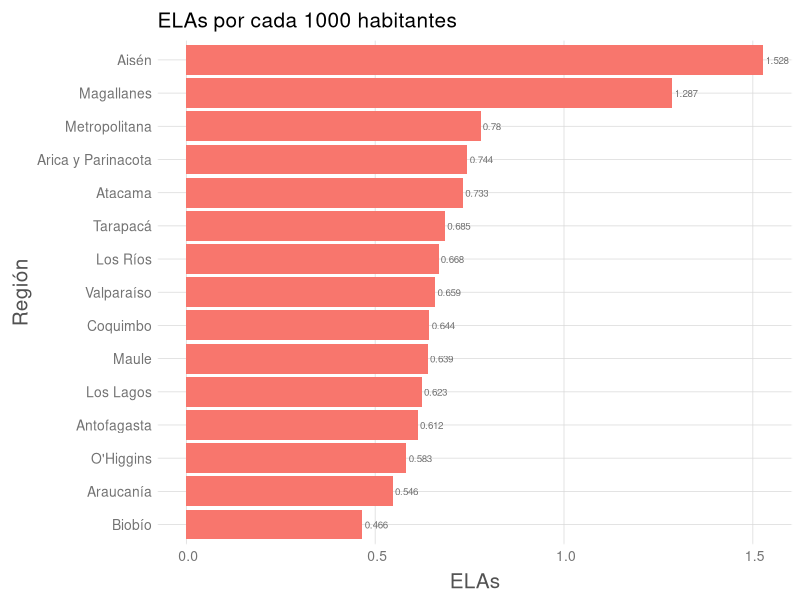
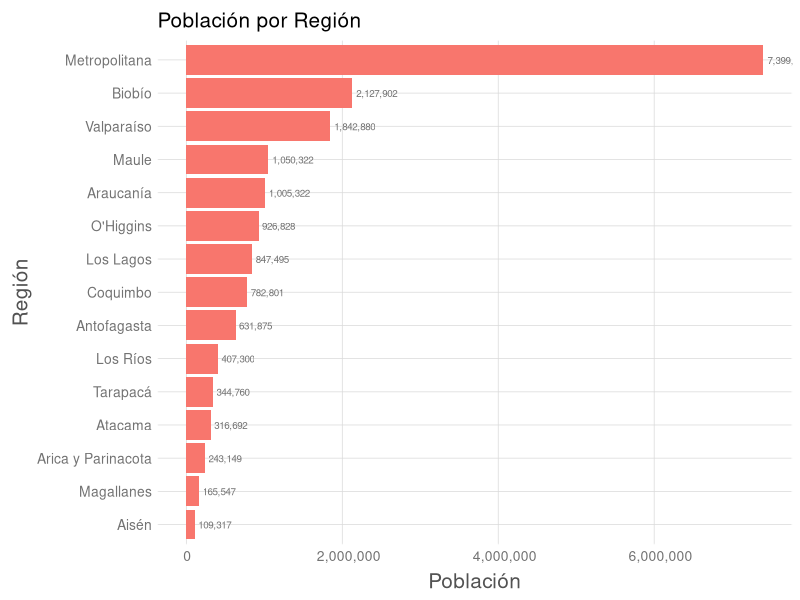
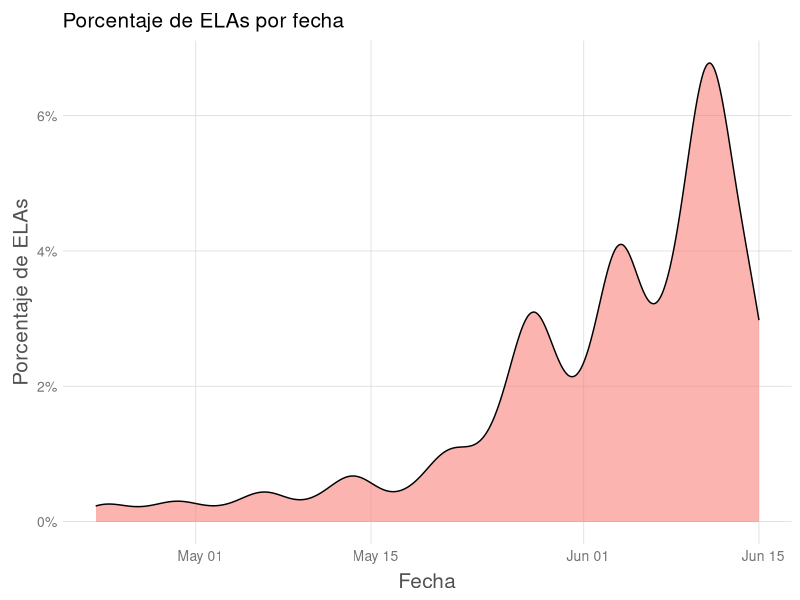
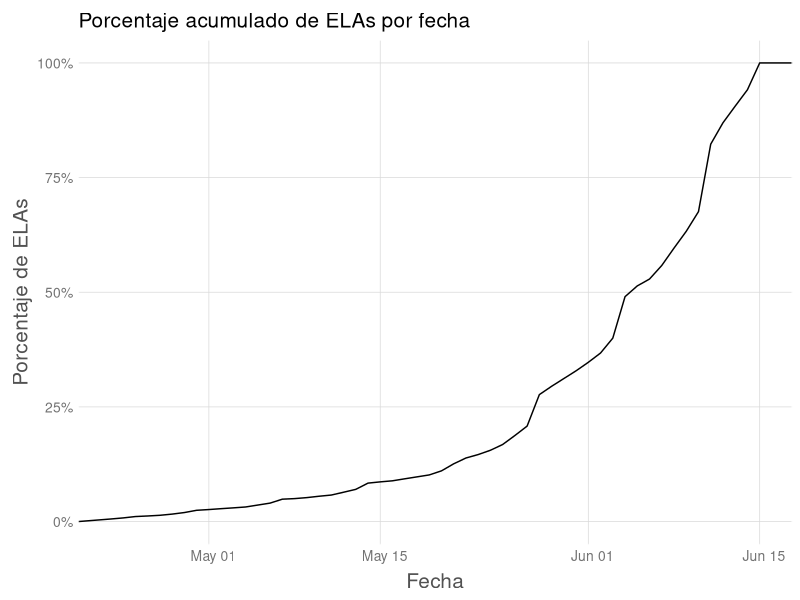
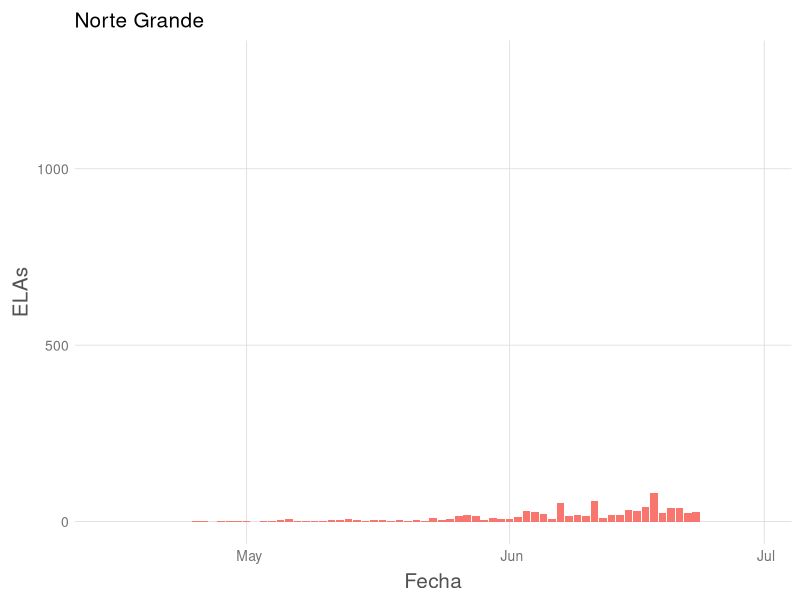
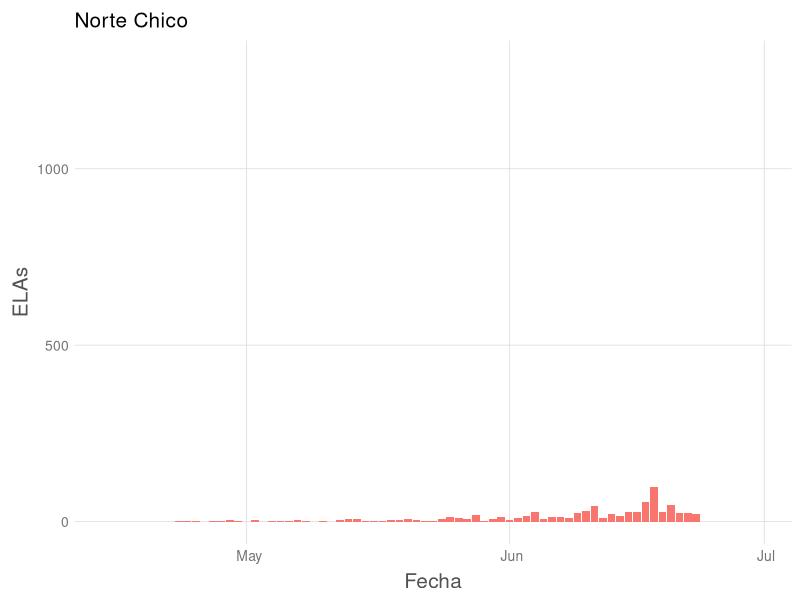
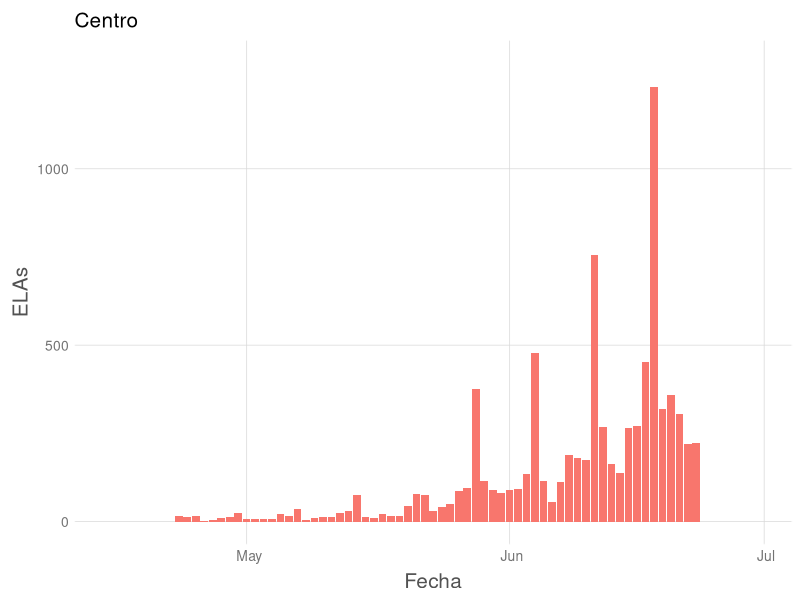
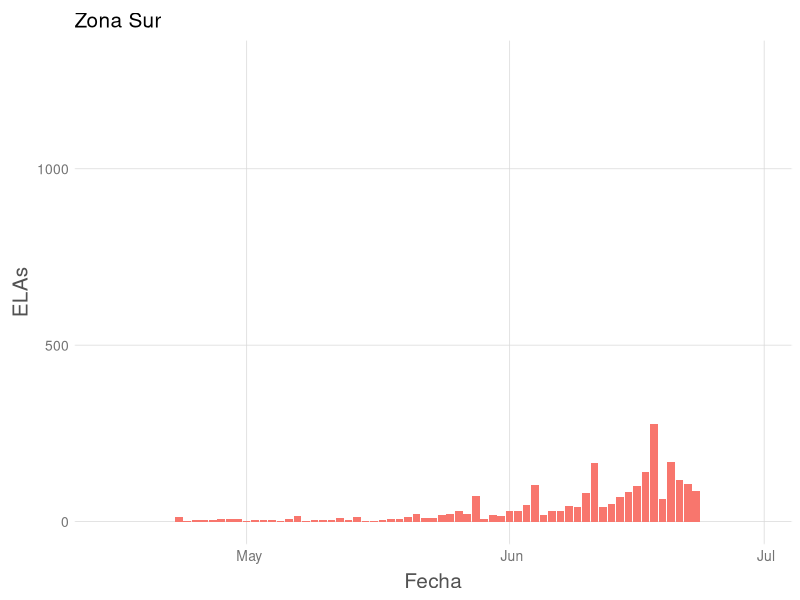

Recreate these plots in R, in order.
library(RColorBrewer)
library(data.table)
library(ggplot2)
library(scales)
library(tidyr)
library(dplyr)

fte_theme <- function() {
  
  # Generate the colors for the chart procedurally with RColorBrewer
  palette <- brewer.pal("Greys", n=9)
  color.background = palette[1]
  color.grid.major = palette[3]
  color.axis.text = palette[6]
  color.axis.title = palette[7]
  color.title = palette[9]
  
  # Begin construction of chart
  theme_bw(base_size=9) +
    
    # Set the entire chart region to a light gray color
    theme(panel.background=element_rect(fill=color.background, color=color.background)) +
    theme(plot.background=element_rect(fill=color.background, color=color.background)) +
    theme(panel.border=element_rect(color=color.background)) +
    
    # Format the grid
    theme(panel.grid.major=element_line(color=color.grid.major,size=.25)) +
    theme(panel.grid.minor=element_blank()) +
    theme(axis.ticks=element_blank()) +
    
    # Format the legend, but hide by default
    theme(legend.position="none") +
    theme(legend.background = element_rect(fill=color.background)) +
    theme(legend.text = element_text(size=7,color=color.axis.title)) +
    
    # Set title and axis labels, and format these and tick marks
    theme(plot.title=element_text(color=color.title, size=15, vjust=1.25)) +
    theme(axis.text.x=element_text(size=10,color=color.axis.text, angle=0, hjust=0.4)) +
    theme(axis.text.y=element_text(size=10,color=color.axis.text)) +
    theme(axis.title.x=element_text(size=15,color=color.axis.title, vjust=0)) +
    theme(axis.title.y=element_text(size=15,color=color.axis.title, vjust=1.25)) +
    
    # Plot margins
    theme(plot.margin = unit(c(0.35, 0.2, 0.3, 0.35), "cm"))
}

palette <- brewer.pal("Greys", n=9)
redon <- function(x) as.character(round(x, 3))

# zonas de chile
norte_grande <- c(1, 2, 15)
norte_chico <- c(3, 4)
centro <- c(5, 6, 7, 13)
sur <- c(8, 9, 10, 14)
austral <- c(11, 12)

map_zona <- function(x) {
  if(x %in% norte_grande) {
    return("Norte Grande")
  } else if(x %in% norte_chico) {
    return("Norte Chico")
  } else if(x %in% centro) {
    return("Centro")  
  } else if(x %in% sur) {
    return("Zona Sur")
  } else if(x %in% austral) {
    return("Zona Austral") 
  } else {
    return("Extranjero")
  }
}

map_zonas <- function(x) factor(sapply(x, map_zona))

setwd('~/EL/datos/')

# todos los datos
raw <- fread('ELAs 20160616-00_30 - Raw.csv')

# por comuna
comunas <- fread('ELAs 20160616-00_30 - Comunas.csv')

# por region y poblacion
poblacion <- fread('ELAs 20160616-00_30 - Estaticos-Regiones.csv')
por_region <- read.csv('ELAs 20160616-00_30 - ELAs-por-Region.csv', sep = ",")
por_region <- data.table(por_region)

por_region <- por_region[, .(numero, ELAsPorRegion)]
poblacion <- poblacion[, .(numero, Nombre, Poblacion)]
  
regionales <- merge(por_region, poblacion, by = "numero")
regionales <- na.omit(regionales)

# por fecha y ubicacion
por_region_fecha <- fread('ELAs 20160616-00_30 - ELAs-Regiones-Dias.csv')
por_region_fecha[, Region:=NULL]
por_region_fecha[, CHECK:=NULL]

por_region_fecha <- por_region_fecha %>%
  gather(Fecha, ELAs, -1) %>%
  mutate(Fecha = as.Date(Fecha, "%Y/%m/%d")) %>%
  left_join(poblacion, "numero") %>%
  mutate(zona = map_zonas(numero),
         numero = factor(numero))

por_region_fecha <- data.table(por_region_fecha)


##### Graficos

# ELAs por cada 1000 habitantes
ggplot(regionales, aes(x=reorder(Nombre, ELAsPorRegion/Poblacion), 
                       y=ELAsPorRegion/Poblacion * 1000, 
                       fill="red",
                       label=redon(ELAsPorRegion/Poblacion * 1000))) + 
  geom_bar(stat="identity") +
  geom_text(size=2.5, hjust=-.1, color=palette[6]) +
  coord_flip() + 
  ylab("ELAs") +
  xlab("Región") +
  ggtitle("ELAs por cada 1000 habitantes") +
  scale_y_continuous(labels=comma) +
  fte_theme()

# Poblacion por Region
ggplot(regionales, aes(x=reorder(Nombre, Poblacion), 
                       y=Poblacion, 
                       fill="blue",
                       label=comma(Poblacion))) + 
  geom_bar(stat="identity") +
  geom_text(size=2.5, hjust=-.1, color=palette[6]) +
  coord_flip() + 
  ylab("Población") +
  xlab("Región") +
  ggtitle("Población por Región") +
  scale_y_continuous(labels=comma) +
  fte_theme()


# Densidad de ELAs por fecha
raw$Date <- as.Date(raw$Fecha, "%d-%m-%y")
raw_dates <- raw[Date > "2016-01-01" & Date < "2016-06-16"]
ggplot(raw_dates, aes(x=Date, fill="red", alpha=0.5)) + 
  geom_density() + 
  fte_theme() +
  scale_y_continuous(labels=scales::percent) +
  xlab("Fecha") +
  ylab("Porcentaje de ELAs") +
  ggtitle("Porcentaje de ELAs por fecha")

# Acumulado por fecha
ggplot(raw_dates, aes(x=Date)) + 
  stat_ecdf(geom="line") + 
  fte_theme() +
  scale_y_continuous(labels=scales::percent) +
  xlab("Fecha") +
  ylab("Porcentaje de ELAs") +
  ggtitle("Porcentaje acumulado de ELAs por fecha")


colors <- c("red", "blue", "orange", "green", "purple", "brown")

i <- 1
for(z in unique(por_region_fecha[, zona])) {
  p <- ggplot(por_region_fecha[zona == z], aes(x=Fecha, y=ELAs, fill=colors[i])) +
    geom_bar(stat="identity") +
    scale_y_continuous(limits=c(0, 1300)) +
    fte_theme() +
    ggtitle(z)  
  print(p)
  i <- i + 1
}
